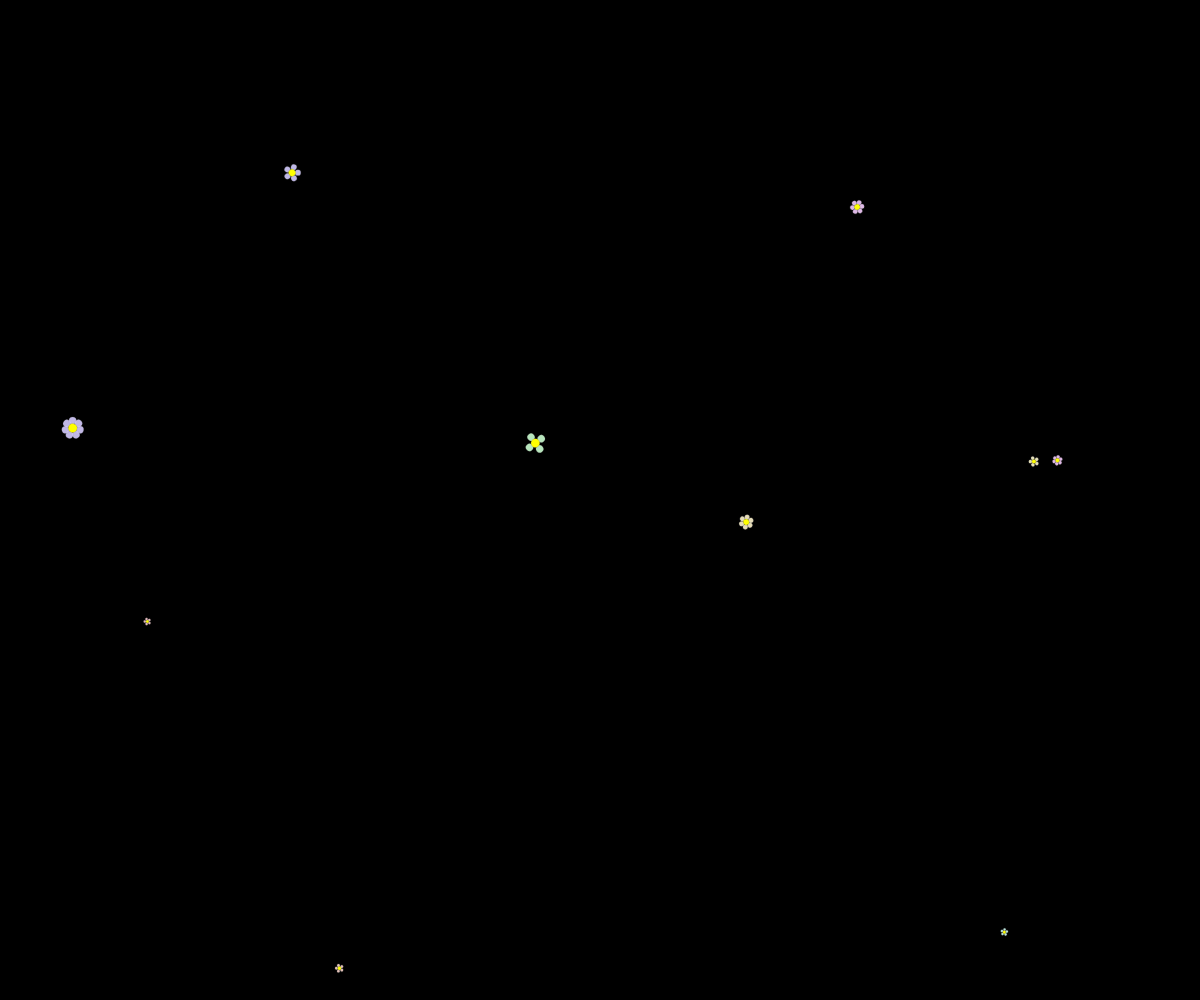
Frame 1 (no input)
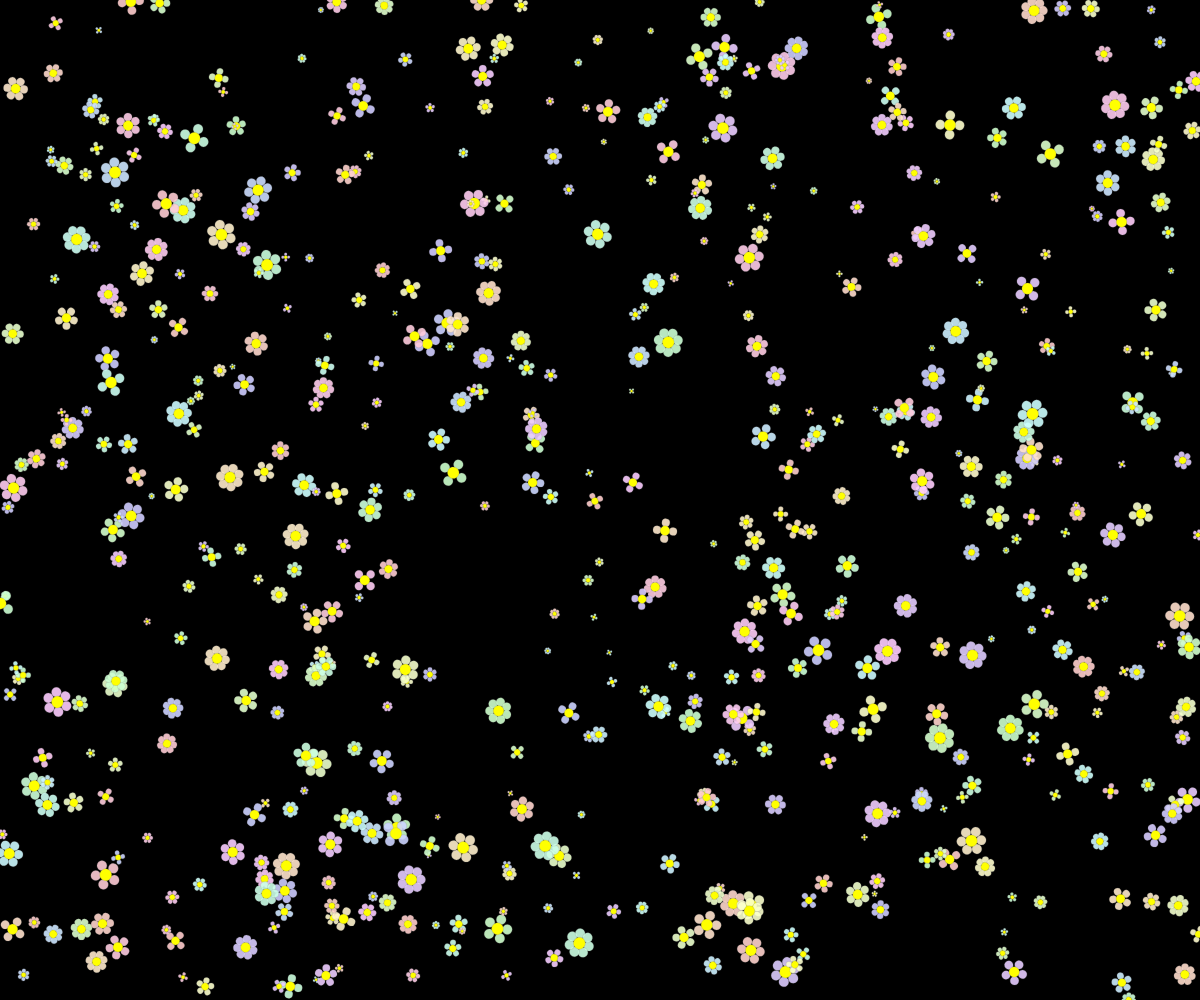
Frame 60 (no input)
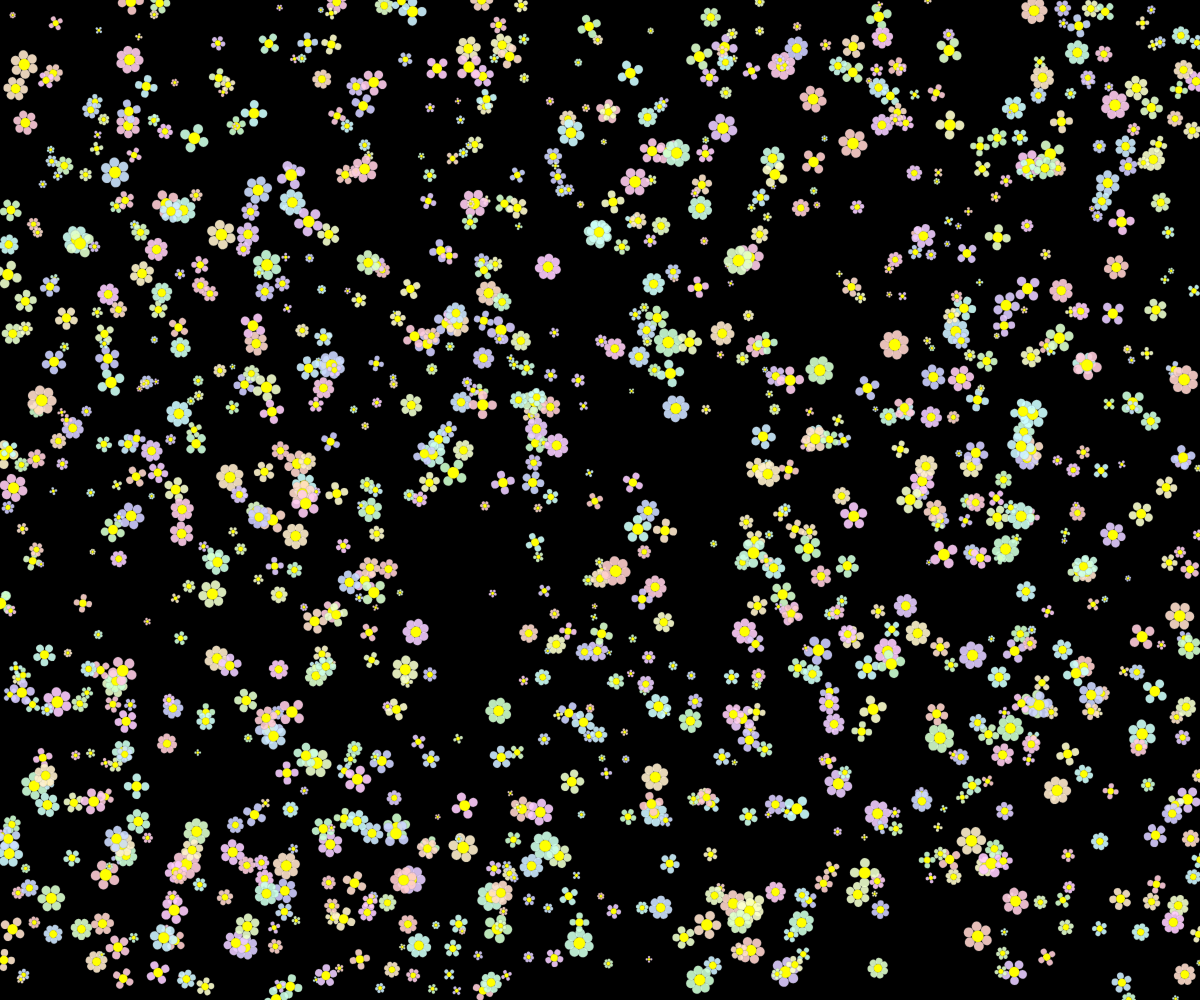
Frame 120 (the mouse pressed at the canvas centre since frame 60)

The p5.js sketch that drew these frames (run headless with seeded random() and noise() and a simulated clock; from frame 60 on, the mouse is pressed at the canvas centre):

// p5.js sketch
// ── sketch.js
function setup() {
	createCanvas(windowWidth, windowHeight);
	colorMode(HSB, 360, 100, 100, 100);
	background(0);
}

function draw(){
	for(let i = 0; i < 10; i++){
  	let center = createVector(random(width), random(height));
  	let numPetal = int(random(4, 8));
  	let radius = random(2, 10);		
  	flower(center, numPetal, radius);
	}
}

function flower(center, numPetal, radius){
	stroke(0, 0, 50, 20);
	fill(random(360), 20, 100, 90);
	push();
	translate(center.x, center.y);
	rotate(random(PI));
	for(let i = 0; i < numPetal; i++){
		push();
		rotate(2 * PI/numPetal * i);
		circle(radius, 0, radius);
		pop();
	}
	fill(60, 1000, 100);
	circle(0, 0, radius * 1.2);
	pop();
}
